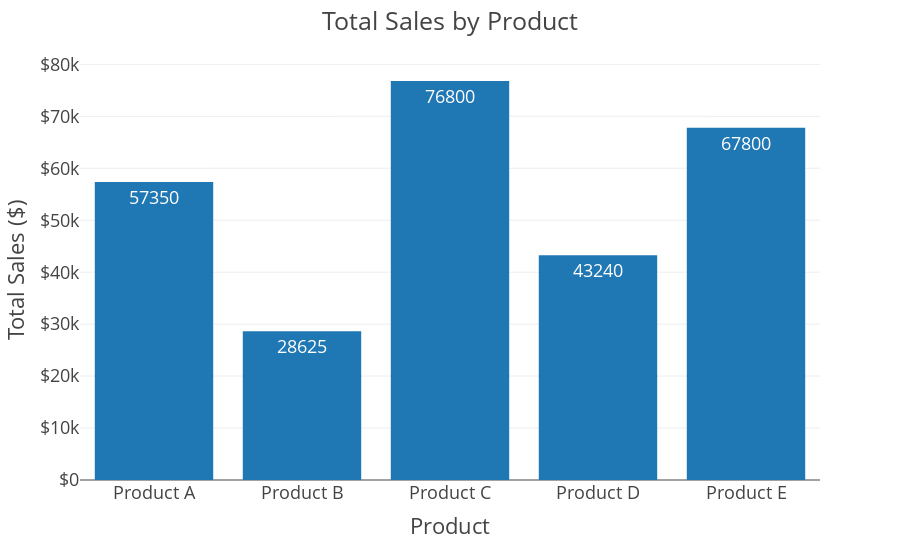

Write notebook code for a chart like this one.
### Code cell
fig = px.bar(df,
             x='product_name',
             y='total_sales',
             template=plotly_template,
             text='total_sales')

fig.update_layout(
    title='Total Sales by Product',
    xaxis_title='Product',
    yaxis_title='Total Sales ($)',
    yaxis_tickprefix='$',
)

fig.show()

fig.write_image(output_dir / 'product_sales.png',
                width=1200,
                height=400,
                scale=4)

### Figure 1 — Plotly figure (JSON) as saved in the notebook; plotly's stock layout.template omitted (floating-point values rounded to 4 significant figures)
{"data": [{"alignmentgroup": "True", "hovertemplate": "product_name=%{x}<br>total_sales=%{text}<extra></extra>", "legendgroup": "", "marker": {"color": "#1F77B4", "pattern": {"shape": ""}}, "name": "", "offsetgroup": "", "orientation": "v", "showlegend": false, "text": [57350, 28625, 76800, 43240, 67800], "textposition": "auto", "type": "bar", "x": ["Product A", "Product B", "Product C", "Product D", "Product E"], "xaxis": "x", "y": [57350, 28625, 76800, 43240, 67800], "yaxis": "y"}], "layout": {"barmode": "relative", "legend": {"tracegroupgap": 0}, "margin": {"t": 60}, "title": {"text": "Total Sales by Product"}, "xaxis": {"anchor": "y", "domain": [0, 1], "title": {"text": "Product"}}, "yaxis": {"anchor": "x", "domain": [0, 1], "tickprefix": "$", "title": {"text": "Total Sales ($)"}}}}
